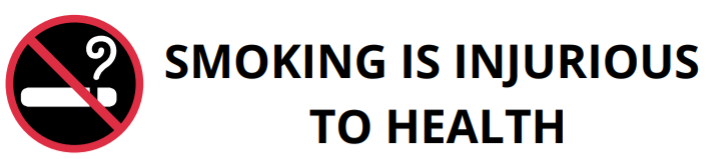
#> input picture disclaimers-new/Capture4.PNG, 709 x 159 px, found by its file name
$ jupyter execute --allow-errors 'Movie Cautioning System.ipynb'
#> lines starting #> are read from the running program, lines starting #| are printed output that depends on the picture
## Effective Version - Batch-wise processing (DeQueue method)

[cell 1]
# Import modules
import numpy as np
import imutils
import sys
import cv2


# load the contents of the class labels file, then define the sample
# duration (i.e., # of frames for classification) and sample size
# (i.e., the spatial dimensions of the frame)
#> (the rest of this cell did not finish here and is left out)

## Less Effective Version- Frame by Frame processing

[cell 2]
# Import necessary packages
from collections import deque
import numpy as np
import argparse
import imutils
import cv2
import matplotlib.pyplot as plt

* Warning images to Overlay
* Helper Function

[cell 3]
sm = cv2.imread('./disclaimers-new/capture4.png')
#> sm is the input picture: shape (159, 709, 3); mean B, G, R 201.4, 200.5, 207.3
ca = cv2.imread('./disclaimers-new/capture.png')
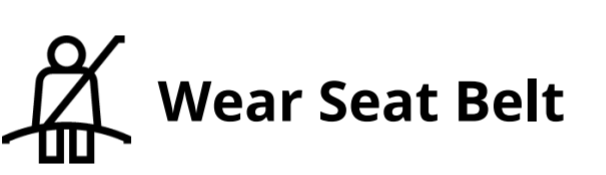
#> input picture disclaimers-new/Capture.PNG, 606 x 175 px, found by its file name
#> ca is the input picture: shape (175, 606, 3); min 0, max 255, mean 227.1
bi = cv2.imread('./disclaimers-new/capture5.png')
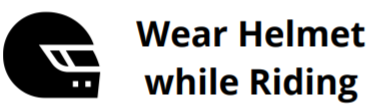
#> input picture disclaimers-new/Capture5.PNG, 381 x 110 px, found by its file name
#> bi is the input picture: shape (110, 381, 3); mean B, G, R 188.4, 188.4, 188.4
beer = cv2.imread('./disclaimers-new/capture3.png')
# [79 lines left out: function image_disclaimer, not called in this run]

* Reading input from webcam/Video file
* Display Output

#> (a cell that did not finish here is left out)

[cell 5]
import jovian
jovian.commit(environment=None)
#> (this line was passed over: jovian is not available in this run)
